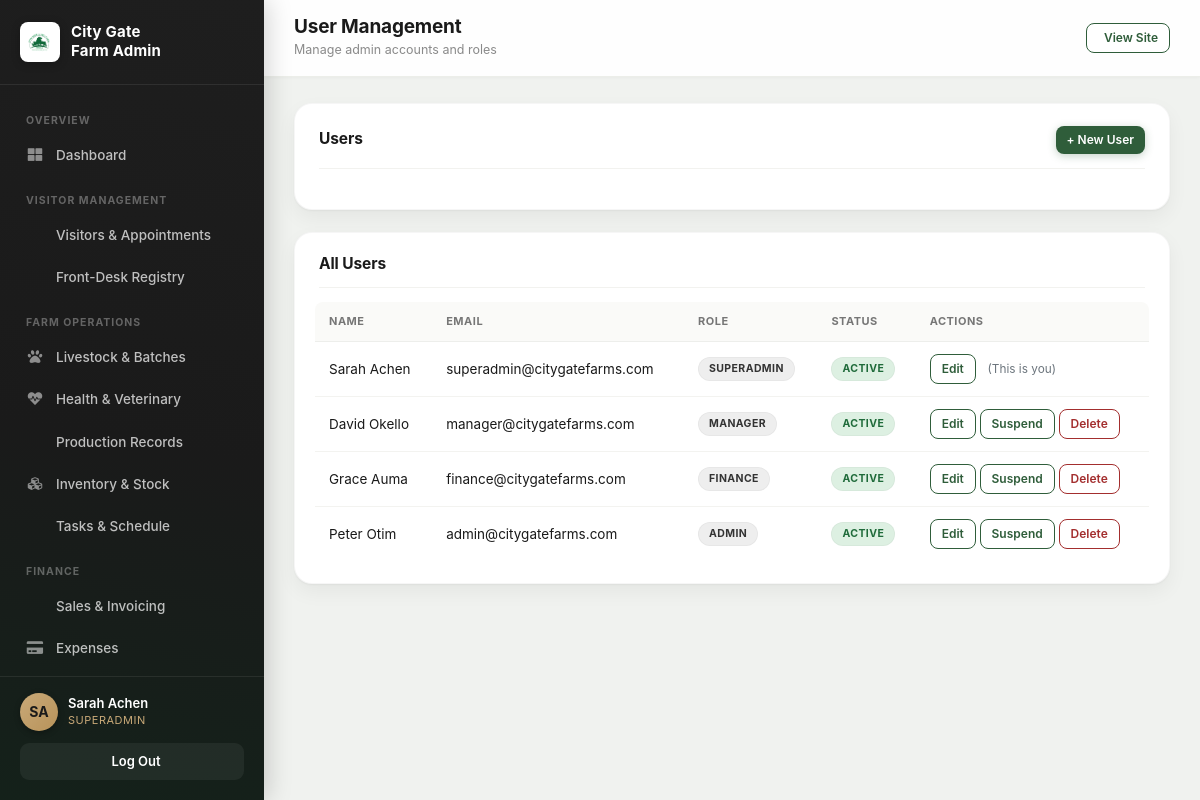
The page /admin/users.php (signed in) on the database its author committed.
### tables this page shows
CREATE TABLE `users` (
  `id` int(11) NOT NULL AUTO_INCREMENT,
  `name` varchar(150) NOT NULL,
  `email` varchar(190) NOT NULL,
  `password_hash` varchar(255) NOT NULL,
  `role` enum('SuperAdmin','Manager','Finance','Admin') NOT NULL,
  `status` enum('active','suspended') NOT NULL DEFAULT 'active',
  `created_at` datetime NOT NULL DEFAULT current_timestamp(),
  PRIMARY KEY (`id`),
  UNIQUE KEY `email` (`email`)
);

### includes/auth.php (called while the page is built, shortened)
<?php
function cg_current_user(): ?array {
   return $_SESSION['cg_user'] ?? null;
}
function cg_access(string $module): string {
   $user = cg_current_user();
   return CG_PERMISSIONS[$module][$user['role']] ?? 'hidden';
}
function cg_can(string $module, string $action = 'view'): bool {
   $level = cg_access($module);
   if ($action === 'view') return $level === 'full' || $level === 'read';
   return $level === 'full';
}

### admin/users.php (the view, shortened to what this page needs)
<?php
require_once __DIR__ . '/includes/header.php';
$canEdit = cg_can('users', 'full');
$editUser = null;
$showForm = $canEdit && (isset($_GET['new']) || $editUser);
$users = $pdo->query('SELECT * FROM users ORDER BY created_at ASC')->fetchAll();
$myId = (int) cg_current_user()['id'];
function cg_role_badge($role) {
   return '<span class="cg-badge" style="background:#eee;color:#333;">' . htmlspecialchars($role) . '</span>';
}
?>
<?php if ($canEdit): ?>
<div class="cg-panel">
   <div class="cg-panel-head">
      <h2><?php echo $showForm ? ($editUser ? 'Edit User' : 'New User') : 'Users'; ?></h2>
      <?php if (!$showForm): ?><a href="users.php?new=1" class="cg-btn cg-btn-primary cg-btn-sm">+ New User</a>
      <?php else: ?><a href="users.php" class="cg-btn cg-btn-outline cg-btn-sm">Cancel</a><?php endif; ?>
   </div>
</div>
<?php endif; ?>
<div class="cg-panel">
   <div class="cg-panel-head"><h2>All Users</h2></div>
   <div class="cg-table-wrap">
      <table class="cg-table">
         <thead><tr><th>Name</th><th>Email</th><th>Role</th><th>Status</th><th>Actions</th></tr></thead>
         <tbody>
         <?php if (!$users): ?>
            <tr><td colspan="5" class="text-muted">No users found.</td></tr>
         <?php else: foreach ($users as $u):
            $isSelf = ((int) $u['id']) === $myId;
            $statusCls = $u['status'] === 'active' ? 'cg-badge-active' : 'cg-badge-suspended';
         ?>
            <tr>
               <td><?php echo htmlspecialchars($u['name']); ?></td>
               <td><?php echo htmlspecialchars($u['email']); ?></td>
               <td><?php echo cg_role_badge($u['role']); ?></td>
               <td><span class="cg-badge <?php echo $statusCls; ?>"><?php echo htmlspecialchars(ucfirst($u['status'])); ?></span></td>
               <td>
                  <?php if ($canEdit): ?>
                     <a href="users.php?edit=<?php echo (int) $u['id']; ?>" class="cg-btn cg-btn-outline cg-btn-sm">Edit</a>
                     <?php if ($isSelf): ?>
                        <span class="text-muted small ms-2">(This is you)</span>
                     <?php else: ?>
                        <form method="post" action="users.php" style="display:inline;">
                           <button type="submit" class="cg-btn cg-btn-outline cg-btn-sm"><?php echo $u['status'] === 'active' ? 'Suspend' : 'Reactivate'; ?></button>
                        </form>
                        <form method="post" action="users.php" style="display:inline;" onsubmit="return confirm('Delete user &quot;<?php echo htmlspecialchars(addslashes($u['name'])); ?>&quot;? This cannot be undone.');">
                           <button type="submit" class="cg-btn cg-btn-danger cg-btn-sm">Delete</button>
                        </form>
                     <?php endif; ?>
                  <?php endif; ?>
               </td>
            </tr>
         <?php endforeach; endif; ?>
         </tbody>
      </table>
   </div>
</div>
<?php require_once __DIR__ . '/includes/footer.php'; ?>

### css/cg-theme.css (style rules this page uses)
:root { --farm-green: #2F5D3A; --farm-green-dark: #1F3F27; --cream: #FAF7F0; --earth: #C9A978; --charcoal: #1A1A1A; --white: #FFFFFF; --soft-shadow: 0 4px 14px rgba(26, 26, 26, 0.08); --cta-green: #C9A978; }
* { box-sizing: border-box; }
body { font-family: 'Inter', -apple-system, BlinkMacSystemFont, 'Segoe UI', sans-serif; color: var(--charcoal); background: var(--cream); overflow-x: hidden; }

### css/cg-admin.css (style rules this page uses)
.cg-admin-body { background: #F0F2EF; font-family: 'Inter', -apple-system, sans-serif; min-height: 100vh; }
.cg-panel { background: #fff; border-radius: 18px; box-shadow: 0 1px 2px rgba(26,26,26,0.04), 0 8px 20px rgba(26, 26, 26, 0.05); border: 1px solid rgba(26,26,26,0.04); padding: 22px 24px; margin-bottom: 22px; }
.cg-panel-head { display: flex; align-items: center; justify-content: space-between; margin-bottom: 18px; flex-wrap: wrap; gap: 10px; padding-bottom: 14px; border-bottom: 1px solid #f2f2ef; }
.cg-panel-head h2 { font-size: 15.5px; font-weight: 700; color: var(--charcoal); margin: 0; letter-spacing: -0.1px; }
.cg-table-wrap { overflow-x: auto; margin: -4px -4px 0; }
.cg-table { width: 100%; border-collapse: collapse; font-size: 13.5px; }
.cg-table th { text-align: left; padding: 11px 14px; background: #FAFAF8; color: #767676; font-weight: 700; font-size: 11px; text-transform: uppercase; letter-spacing: 0.5px; border-bottom: 1.5px solid #edeeeb; white-space: nowrap; }
.cg-table th:first-child { border-top-left-radius: 8px; }
.cg-table th:last-child { border-top-right-radius: 8px; }
.cg-table td { padding: 12px 14px; border-bottom: 1px solid #f3f3f0; color: var(--charcoal); vertical-align: middle; }
.cg-table tr:last-child td { border-bottom: none; }
.cg-badge { display: inline-block; padding: 4px 11px; border-radius: 100px; font-size: 10.5px; font-weight: 700; text-transform: uppercase; letter-spacing: 0.4px; box-shadow: inset 0 0 0 1px rgba(0,0,0,0.03); }
.cg-badge-active { background: #DDF0E2; color: #1F6B3A; }
.cg-btn { display: inline-flex; align-items: center; gap: 6px; padding: 8px 16px; border-radius: 8px; font-size: 13px; font-weight: 600; border: none; cursor: pointer; text-decoration: none; transition: all 0.2s ease; }
.cg-btn-primary { background: var(--farm-green); color: #fff; box-shadow: 0 2px 8px rgba(47, 93, 58, 0.28); }
.cg-btn-outline { background: #fff; color: var(--farm-green); border: 1.5px solid var(--farm-green); }
.cg-btn-danger { background: #fff; color: #A32E2E; border: 1.5px solid #A32E2E; }
.cg-btn-sm { padding: 5px 11px; font-size: 12px; }

### rows shown on the page
users: name "Sarah Achen", email "superadmin@citygatefarms.com", role "SUPERADMIN", status "ACTIVE", shows "(This is you)"
users: name "David Okello", email "manager@citygatefarms.com", role "MANAGER", status "ACTIVE", shows "Suspend"
users: name "Grace Auma", email "finance@citygatefarms.com", role "FINANCE", status "ACTIVE", shows "Suspend"
users: name "Peter Otim", email "admin@citygatefarms.com", role "ADMIN", status "ACTIVE", shows "Suspend"

### other values the page prints
$groupLabel "OVERVIEW"
$item['label'] "Dashboard"
$groupLabel "VISITOR MANAGEMENT"
$item['label'] "Visitors & Appointments"
$item['label'] "Front-Desk Registry"
$groupLabel "FARM OPERATIONS"
$item['label'] "Livestock & Batches"
$item['label'] "Health & Veterinary"
$item['label'] "Production Records"
$item['label'] "Inventory & Stock"
$item['label'] "Tasks & Schedule"
$groupLabel "FINANCE"
$item['label'] "Sales & Invoicing"
$item['label'] "Expenses"
cg_initials($user['name']) "SA"
